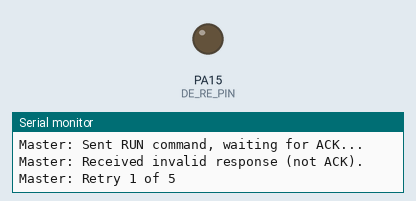
Recording of a sketch running on a simulated STM32 Blue Pill. On the bench: output pins drawn as LEDs (lit = HIGH), the last lines printed to the serial monitor.

Above: at 0.8 s.
At 12.82 s:
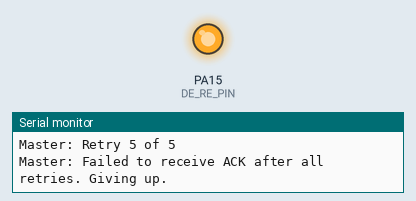
Timing chart, 0 to 16.6 s (numbered marks = the images above):
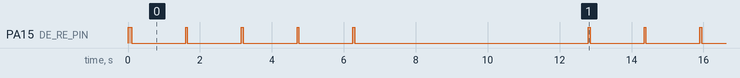

The sketch:

Master.ino
```cpp
//#include <HardwareSerial.h>
//// Khai báo USART2 trên PA2 (TX), PA3 (RX)
//HardwareSerial Serial2(PA3, PA2); // RX, TX
//#define DE_RE_PIN PA1  // Chân điều khiển DE/RE
#include <HardwareSerial.h>
HardwareSerial Serial2(PC11, PC10);
#define DE_RE_PIN PA15 // Chân điều khiển DE/RE của MAX485
#define MAX_RETRIES 5

void setup() {
  Serial.begin(115200);
  Serial2.begin(9600);
  pinMode(DE_RE_PIN, OUTPUT);
  digitalWrite(DE_RE_PIN, LOW);

  digitalWrite(DE_RE_PIN, HIGH);
  Serial2.println("Master started");
  delay(50);
  digitalWrite(DE_RE_PIN, LOW);
  clearSerialBuffer();
}
void clearSerialBuffer() {
  while (Serial2.available() > 0) {
    Serial2.read();
  }
}
uint8_t calculateChecksum(const char* data, int len) {
  uint8_t sum = 0;
  for (int i = 0; i < len; i++) {
    sum += data[i];
  }
  return sum;
}

bool sendCommandAndWaitForAck() {
  char command[] = "RUN";
  uint8_t checksum = calculateChecksum(command, 3);
  digitalWrite(DE_RE_PIN, HIGH);
  Serial2.write(command, 3);
  Serial2.write(checksum);
  delay(50);
  digitalWrite(DE_RE_PIN, LOW);
  Serial.println("Master: Sent RUN command, waiting for ACK...");
  char response[4]; // "ACK" + null terminator
  int index = 0;
  unsigned long timeout = millis() + 500;

  // Xóa bộ đệm UART trước khi nhận
  while (Serial2.available()) Serial2.read();
  uint8_t receivedChecksum = 0;
  uint8_t expectedChecksum = 0;
  while (millis() < timeout ) {
    if (Serial2.available() >= 4) {
      for (int i = 0; i < 3; i++) {
        response[i] = Serial2.read();
        Serial.print("Master: Received byte: ");
        Serial.println(response[i]);
      }
      response[3] = '\0';
      receivedChecksum = Serial2.read();
      expectedChecksum = calculateChecksum(response, 3);
      break;
    }
  }


  if (strcmp(response, "ACA") == 0) {
    // Đảm bảo đủ dữ liệu checksum
    Serial.print("Master: Received checksum: ");
    Serial.println(receivedChecksum, DEC);
    Serial.print("Master: Expected checksum: ");
    Serial.println(expectedChecksum, DEC);
    if (receivedChecksum == expectedChecksum) {
      Serial.println("Master: Received valid ACK from Slave.");
      return true;
    } else {
      Serial.println("Master: ACK checksum mismatch!");
    }
  }
  else {
    Serial.println("Master: Received invalid response (not ACK).");
  }
  return false;
}

void loop() {
    bool ackReceived = false;
    int retries = 0;

    while (retries < MAX_RETRIES && !ackReceived) {
      ackReceived = sendCommandAndWaitForAck();
      if (!ackReceived) {
        retries++;
        Serial.print("Master: Retry ");
        Serial.print(retries);
        Serial.print(" of ");
        Serial.println(MAX_RETRIES);
        delay(1000);
      }
    }

    if (ackReceived) {
      Serial.println("Master: ACK confirmed. Waiting for DONE...");
      char response[5]; // "DONE" + null terminator
      int index = 0;
      unsigned long timeout = millis() + 30000;
      while (Serial2.available()) Serial2.read(); // Xóa bộ đệm
      uint8_t receivedChecksum = 0;
      uint8_t expectedChecksum = 0;
      while (millis() < timeout ) {
        if (Serial2.available() > 4) {
          for (int i = 0; i < 4; i++) {
            response[i] = Serial2.read();
            Serial.print("Master: Received byte: ");
            Serial.println(response[i]);
          }
          response[4] = '\0';
          receivedChecksum = Serial2.read();
          expectedChecksum = calculateChecksum(response, 4);
          break;
        }
      }

      if (strcmp(response, "DONE") == 0) {
        Serial.print("Master: Received checksum: ");
        Serial.println(receivedChecksum, DEC);
        Serial.print("Master: Expected checksum: ");
        Serial.println(expectedChecksum, DEC);
        if (receivedChecksum == expectedChecksum) {
          Serial.println("Master: Received valid DONE from Slave. Task completed!");
        } else {
          Serial.println("Master: DONE checksum mismatch!");
        }
      }
    } else {
      Serial.println("Master: Failed to receive ACK after all retries. Giving up.");
    }

    delay(5000);


}
```

Measured:
- by itself, PA15 (DE_RE_PIN): repeats every 12.8 s: 3 × (HIGH 0.05 s, LOW 1.5 s), HIGH 0.05 s, LOW 6.5 s, HIGH 0.05 s, LOW 1.5 s
- by itself, everything shown: repeats every 12.8 s, in 10 steps
